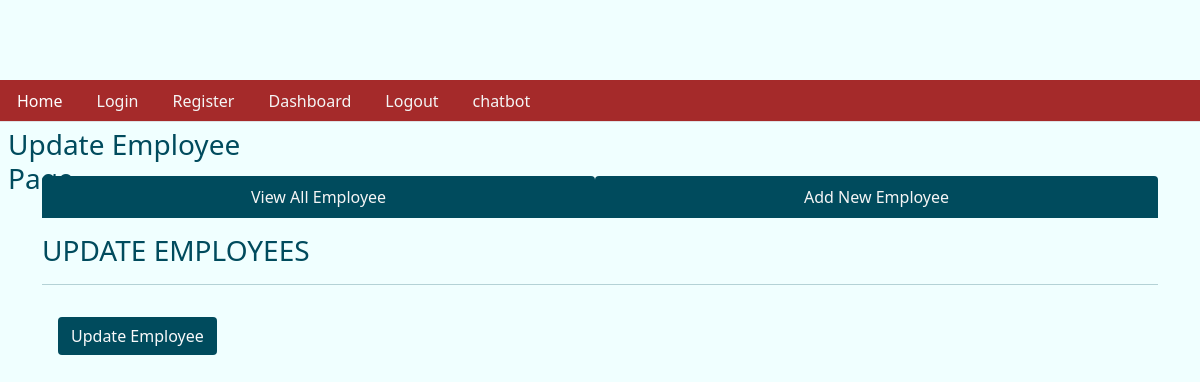
/fetchone/21, run on an earlier commit of the app's database.
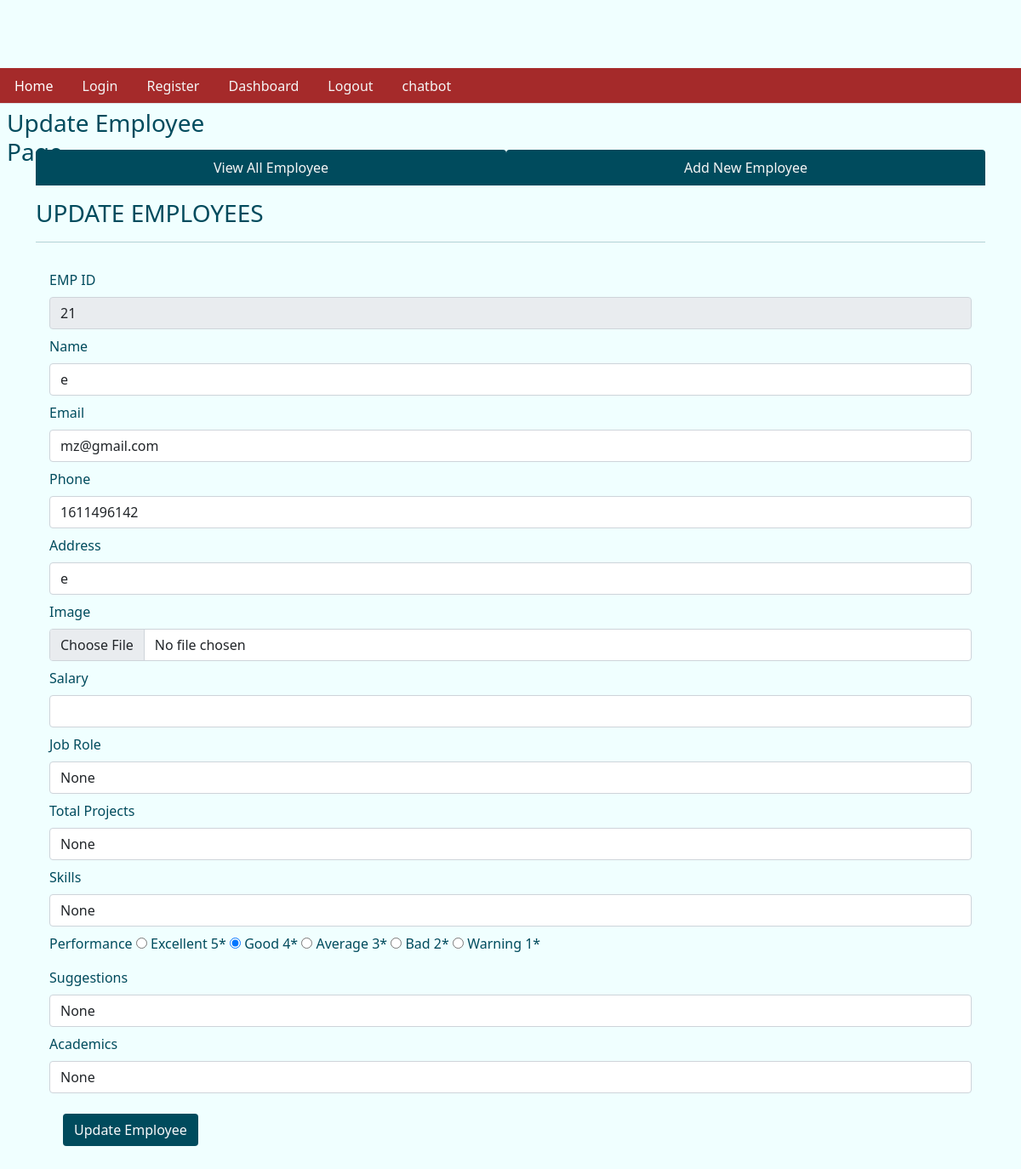
And on a later commit of the database.
### tables this page shows
CREATE TABLE emp ( empid integer primary key AUTOINCREMENT, name text not null, email text, phone integer, address text, joining_date timestamp DEFAULT CURRENT_TIMESTAMP,  total_projects integer default 1, total_test_case integer DEFAULT 1, total_defects_found integer DEFAULT 1, total_defects_pending integer DEFAULT 1 , salary TEXT, Performance TEXT, img_path TEXT, last_updated TIMESTAMP, total_project TEXT, job_role TEXT, suggestion TEXT, skills TEXT, academics TEXT);

### app.py (the view)
@app.route('/fetchone/<int:empid>')
def fetchone(empid):
    user = get_current_user()
    db = get_database()
    emp_cur = db.execute('select * from emp where empid = ?', [empid])
    single_emp = emp_cur.fetchone()
    return render_template('updateemployee.html', user = user, single_emp = single_emp)

### app.py (called while the page is built)
@app.teardown_appcontext
def close_database(error):
    if hasattr(g, 'crudapplication_db'):
        g.crudapplication_db.close()

def get_current_user():
    user = None
    if 'user' in session:
        user = session['user']
        db = get_database()
        user_cur = db.execute('select * from users where name = ?', [user])
        user = user_cur.fetchone()
    return user

### database.py (called while the page is built)
def connect_to_database():
    sql = sqlite3.connect('C:/Users/mdzid/Downloads/Documents/flask/crud_application_flask/crudapplication.db')
    sql.row_factory = sqlite3.Row
    return sql

def get_database():
    if not hasattr(g, 'crudapplication_db'):
        g.crudapplication_db = connect_to_database()
    return g.crudapplication_db

### templates/updateemployee.html (shortened to what this page needs)
{% from "showlinks.html" import show_links, showsocialmedialinks %}
<!DOCTYPE html>
<html lang="en">
<head>
  <link href="https://cdn.jsdelivr.net/npm/bootstrap@5.1.3/dist/css/bootstrap.min.css" rel="stylesheet"
>
  <link rel="stylesheet" href="{{ url_for('static', filename='home.css')}}" type="text/css">
</head>
<body>
  <div class="parent">
    <div class="child child3">
      {{ show_links() }}
    </div>
    <div class="child child4">
      <h3 class="m-2">Update Employee Page</h3>
    </div>
    <div class="child child5" style="color:rgb(0, 75, 93);">
    </div>
    <div class="child child6left">
    </div>
    <div class="child child6 container" style="color:rgb(0, 75, 93);">
      <ul class="nav nav-tabs nav-fill mb-3">
        <li class="nav-item">
          <a class="nav-link" style=" background-color:rgb(0, 75, 93); color:whitesmoke;" href="dashboard.html">View All
            Employee</a>
        </li>
        <li class="nav-item">
          <a class="nav-link" style=" background-color:rgb(0, 75, 93); color:whitesmoke;" href="addnewemployee.html">Add
            New Employee</a>
        </li>
      </ul>
      <div class="table-responsive-lg caption-top">
        <caption>
          <h3>UPDATE EMPLOYEES</h3>
        </caption>
        <hr>
        {% if single_emp %}
        <form class="p-3" action="/updateemployee" method="POST", enctype = 'multipart/form-data'>
          <div class="mb-2">
            <label for="empid" class="form-label">EMP ID</label>
            <input type="text" class="form-control" id="empid" value="{{single_emp['empid']}}" name="empid" readonly>
          </div>
          <div class="mb-2">
            <label for="name" class="form-label">Name</label>
            <input type="text" class="form-control" id="name" value="{{single_emp['name']}}" name="name">
          </div>
          <div class="mb-2">
            <label for="email" class="form-label">Email</label>
            <input type="text" class="form-control" id="email" value="{{single_emp['email']}}" name="email">
          </div>
          <div class="mb-2">
            <label for="name" class="form-label">Phone</label>
            <input type="text" class="form-control" id="phone" value="{{single_emp['phone']}}" name="phone">
          </div>
          <div class="mb-2">
            <label for="email" class="form-label">Address</label>
            <input type="text" class="form-control" id="address" value="{{single_emp['address']}}" name="address">
          </div>
          <div class="mb-2">
            <label for="image" class="form-label">Image</label>
            <input type="file" class="form-control" id="image" name="image">
          </div>
          <div class="mb-2">
            <label for="email" class="form-label">Salary</label>
            <input type="text" class="form-control" id="salary" value="{{single_emp['salary']}}" name="salary">
          </div>
          <div class="mb-2">
            <label for="email" class="form-label">Job Role</label>
            <input type="text" class="form-control" id="job_role" value="{{single_emp['job_role']}}" name="job_role">
          </div>
          <div class="mb-2">
            <label for="email" class="form-label">Total Projects</label>
            <input type="text" class="form-control" id="total_project" value="{{single_emp['total_project']}}" name="total_project">
          </div>
          <div class="mb-2">
            <label for="email" class="form-label">Skills</label>
            <input type="text" class="form-control" id="skills" value="{{single_emp['skills']}}" name="skills">
          </div>
          <div class="mb-2">
            <label for="Performance" class="form-label">Performance</label>
            <input type="radio" id="Excellent" name="Performance" value="Excellent" {% if single_emp['Performance'] == 'Excellent' %}checked{% endif %}>
            <label for="Excellent">Excellent 5*</label>
            <input type="radio" id="Good" name="Performance" value="Good" {% if single_emp['Performance'] == 'Good' %}checked{% endif %}>
            <label for="Good">Good 4*</label>
            <input type="radio" id="Average" name="Performance" value="Average" {% if single_emp['Performance'] == 'Average' %}checked{% endif %}>
            <label for="Average">Average 3*</label>
            <input type="radio" id="Bad" name="Performance" value="Bad" {% if single_emp['Performance'] == 'Bad' %}checked{% endif %}>
            <label for="Bad">Bad 2*</label>
            <input type="radio" id="warning" name="Performance" value="warning" {% if single_emp['Performance'] == 'warning' %}checked{% endif %}>
            <label for="warning">Warning 1*</label>
        </div>
        <div class="mb-2">
          <label for="email" class="form-label">Suggestions</label>
          <input type="text" class="form-control" id="suggestion" value="{{single_emp['suggestion']}}" name="suggestion">
        </div>
        <div class="mb-2">
          <label for="email" class="form-label">Academics</label>
          <input type="text" class="form-control" id="academics" value="{{single_emp['academics']}}" name="academics">
        </div>
          {% endif %}
          <button type="submit" class="btn text-light m-3" style="background-color:rgb(0, 75, 93);">Update
            Employee</button>
        </form>
      </div>
    </div>
    <div class="child child6right">
    </div>
  </div>
</body>
</html>

### templates/showlinks.html (shortened to what this page needs)
{% macro  show_links()  %}
<ul class="nav nav-tabs" role="tablist" style="background-color:brown;">
    <li class="nav-item">
      <a class="nav-link" style="color:white;" href="{{url_for('index')}}">Home</a>
    </li>
    <li class="nav-item">
      <a class="nav-link" style="color:whitesmoke;" href="{{url_for('login')}}">Login</a>
    </li>
    <li class="nav-item">
      <a class="nav-link" style="color:whitesmoke;" href="{{url_for('register')}}">Register</a>
    </li>
    <li class="nav-item">
        <a class="nav-link" style="color:whitesmoke;" href="{{url_for('dashboard')}}">Dashboard</a>
      </li>
      <li class="nav-item">
        <a class="nav-link" style="color:whitesmoke;" href="{{url_for('logout')}}">Logout</a>
    </li>
    <li class="nav-item">
      <a class="nav-link" style="color:whitesmoke;" href="/cbot">chatbot</a>
  </li>
  </ul>
  {% endmacro %}

### static/home.css (style rules this page uses)
html, body { height: 100%; background-color:azure; color:rgb(0, 75, 93); }
.parent { height: 100%; display: grid; grid-template-columns: repeat(4, 1fr); grid-template-rows: 10% 5% 7% auto 7%; }
.child { margin-bottom: 10px; }
.child3 { grid-column: 1/-1; grid-row: 2/3; }
.child4 { grid-column: 1/2; grid-row: 3/4; }
.child5 { grid-column: 4/5; grid-row: 3/4; text-align: center; }
.child6 { grid-column: 1/-1; grid-row: 4/5; }

What changed in the data, as far as the page shows it:
added emp: empid "21", name "e", email "mz@gmail.com", phone "1611496142", address "e", Performance "☐ Excellent 5*", Performance "☑ Good 4*", Performance "☐ Average 3*", Performance "☐ Bad 2*", Performance "☐ Warning 1*"
Also different on the page:
form field job_role: (not shown) → "None"
form field total_project: (not shown) → "None"
form field skills: (not shown) → "None"
form field suggestion: (not shown) → "None"
form field academics: (not shown) → "None"
text now shown: "EMP ID Name Email Phone Address Image Salary Job Role Total Projects Skills Performance Excellent 5* Good 4* Average 3* Bad 2* Warning 1* Suggestions Academics"
